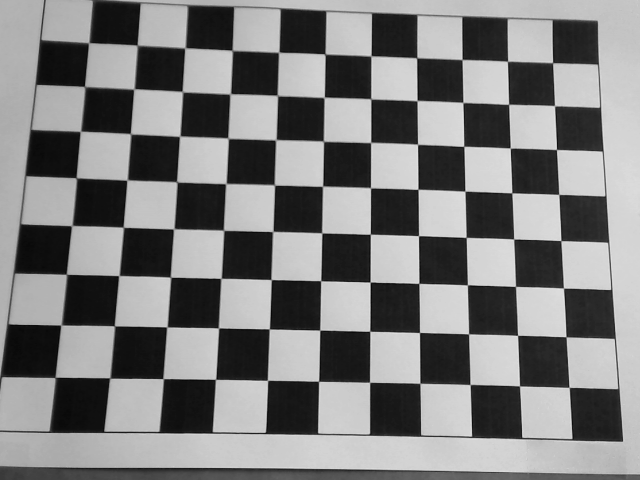
#> input picture mire_1.png, 640 x 480 px
$ python random_mesures_calibrage.py
#> lines starting #> are read from the running program, lines starting #| are printed output that depends on the picture; long printed decimals are rounded
import random

def multiple_mesures_calibrage_rand(n_mesures):
#> called with n_mesures = 176
    import numpy as np
    import cv2
    from matplotlib import pyplot as plt

    images = [cv2.imread("../mire_1.png"), cv2.imread("../mire_2.png")]
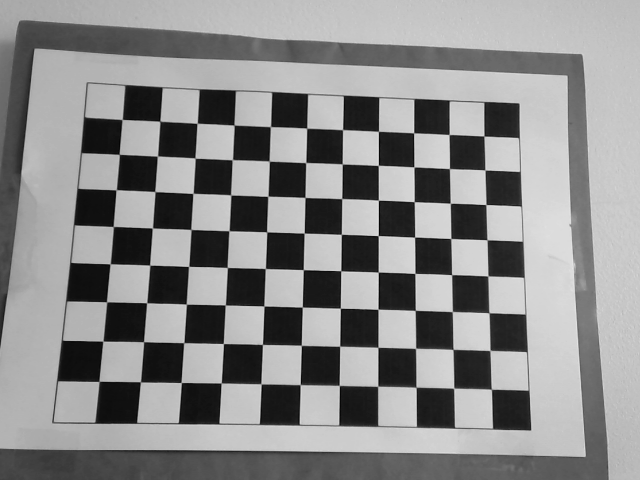
#> input picture mire_2.png, 640 x 480 px
    ny = 11
    nx = 8
    coord_px = []
    for image in images:
        ret, corners = cv2.findChessboardCorners(image, (ny, nx))
        corners_fliped = np.fliplr(np.flip(np.squeeze(corners)))
        coord_px.append(corners_fliped)
        cv2.drawChessboardCorners(image, (ny, nx), corners_fliped, ret)
#> this loop made 2 passes
#> ret on passes 1 to 2: True, True
#> after the loop, coord_px = 2 point arrays, longest 88 points

    coord_px = np.concatenate((coord_px[0], coord_px[1]))
#> coord_px = 176 pairs, first value 54.96 to 569.2, second value 42.74 to 389.1

    ecart_corners_y = np.linspace(0, 20*nx - 20, nx)
    ecart_corners_x = np.linspace(0, 20*ny - 20, ny)
    ecart_corners_z_picture_1 = np.linspace(0, 0, ny)
    ecart_corners_z_picture_2 = np.linspace(100, 100, ny)

    xv, yv = np.meshgrid(ecart_corners_x, ecart_corners_y)
    zv_1, yv = np.meshgrid(ecart_corners_z_picture_1, ecart_corners_y)
    zv_2, yv = np.meshgrid(ecart_corners_z_picture_2, ecart_corners_y)

    coord_mm = np.stack((xv, yv, zv_1), axis=2)
    coord_mm = np.concatenate((coord_mm, np.stack((xv, yv, zv_2), axis=2)), axis=0)
    coord_mm = coord_mm.reshape(176, 3)

    f = 4

    i2, i1 = images[0].shape[0]/2, images[0].shape[1]/2
#> i2 = 240; i1 = 320

    u_1_tilde = coord_px[:,0] - i1
#> u_1_tilde = 176 values, max 249.2 at index 87, min -265 at index 77, mean -9.17
    u_2_tilde = coord_px[:,1] - i2
#> u_2_tilde = 176 values, max 149.1 at index 175, min -197.3 at index 0, mean -6.69

    lignes = 176
    mesures_index = random.sample(range(lignes), n_mesures)

    A = np.zeros((n_mesures, 7))
    U1 = [u_1_tilde[index] for index in mesures_index]
#> U1 = 176 values, max 249.2 at index 129, min -265 at index 7, mean -9.17

    for i, val in enumerate(mesures_index):
        A[i] = np.array([u_2_tilde[val]*coord_mm[val,0], u_2_tilde[val]*coord_mm[val,1], u_2_tilde[val]*coord_mm[val,2], u_2_tilde[val],
                        -u_1_tilde[val]*coord_mm[val,0], -u_1_tilde[val]*coord_mm[val,1], -u_1_tilde[val]*coord_mm[val,2]])

    L = np.linalg.pinv(A.T @ A) @ A.T @ U1
#> L = [-0.0119, 0.000232, 0.00115, 1.17, -0.000384, -0.0116, -0.00222]

    o_2_c_abs = 1/(np.sqrt(L[4]**2+L[5]**2+L[6]**2))
#> o_2_c_abs = 84.63
    o_2_c = - o_2_c_abs
#> o_2_c = -84.63
    beta = o_2_c_abs * np.sqrt(L[0]**2+L[1]**2+L[2]**2)
#> beta = 1.01
    o_1_c = L[3] * o_2_c / beta
#> o_1_c = -97.53
    r11 = L[0] * o_2_c / beta
#> r11 = 0.995
    r12 = L[1] * o_2_c / beta
#> r12 = -0.0194
    r13 = L[2] * o_2_c / beta
#> r13 = -0.0963
    r21 = L[4] * o_2_c
#> r21 = 0.0325
    r22 = L[5] * o_2_c
#> r22 = 0.982
    r23 = L[6] * o_2_c
#> r23 = 0.188

    R1 = np.array([r11, r12, r13])
#> R1 = [0.995, -0.0194, -0.0963]
    R2 = np.array([r21, r22, r23])
#> R2 = [0.0325, 0.982, 0.188]
    R3 = np.cross(R1, R2)
#> R3 = [0.0909, -0.191, 0.977]
    r31, r32, r33 = R3[0], R3[1], R3[2]
#> r31 = 0.0909; r32 = -0.191; r33 = 0.977

    phi = - np.arctan(r23/r33)
#> phi = -0.19
    gamma = - np.arctan(r12/r11)
#> gamma = 0.0195
    omega = np.arctan(r13/(-r23*np.sin(phi)+r33*np.cos(phi)))
#> omega = -0.0964

    B = np.zeros((n_mesures, 2))
    R = np.zeros((n_mesures, 1))
    for i, val in enumerate(mesures_index):
        R[i] = -u_2_tilde[val] * (r31*coord_mm[val, 0]+r32*coord_mm[val, 1]+r33*coord_mm[val, 2])
        B[i] = np.array([u_2_tilde[val], -(r21*coord_mm[val, 0] + r22*coord_mm[val, 1] + r23*coord_mm[val, 2] + o_2_c)])
#> after the loop, B = 176 pairs, first value -197.3 to 149.1, second value -78.12 to 84.63; R = 176 values, max 12060.7 at index 0, min -13309.9 at index 138, mean 116.3

    F = np.squeeze(np.linalg.pinv(B.T @ B) @ B.T @ R)
#> F = [340.1, 805.5]
    o_3_c = F[0]
#> o_3_c = 340.1
    f2 = F[1]
#> f2 = 805.5

    s2 = f/f2
#> s2 = 0.00497
    s1 = s2 / beta
#> s1 = 0.0049
    print(s1)
#| 0.004896
    print(s2)
#| 0.004966

    M_int = np.array(
        [[f/s1, 0, i1, 0],
        [0, f/s2, i2, 0],
        [0, 0, 1, 0]]
    )
#> M_int = [[817, 0, 320, 0], [0, 805.5, 240, 0], [0, 0, 1, 0]]
    M_ext = np.array(
        [[r11, r12, r13, o_1_c],
        [r21, r22, r23, o_2_c],
        [r31, r32, r33, o_3_c],
        [0, 0, 0, 1]]
    )
#> M_ext = [[0.995, -0.0194, -0.0963, -97.53], [0.0325, 0.982, 0.188, -84.63], [0.0909, -0.191, 0.977, 340.1], [0, 0, 0, 1]]
    M = M_int @ M_ext
#> M = [[842.1, -76.79, 234.1, 29147.7], [48.01, 745, 386.3, 13448.2], [0.0909, -0.191, 0.977, 340.1]]

    im = plt.imread("../mire_1.png")
    fig, ax = plt.subplots()
    U = np.ndarray((int(lignes/2),1))
    V = np.ndarray((int(lignes/2),1))
    for i in range(int(lignes/2)):
        alpha_U = M @ np.append(coord_mm[i, :], 1)
        alpha = alpha_U[2]
        U[i] = alpha_U[0] / alpha
        V[i] = alpha_U[1] / alpha
#> this loop made 88 passes
#> (alpha_U, alpha) on passes 1 to 12: ([29147.7, 13448.2, 340.1], 340.1), ([45989.4, 14408.4, 341.9], 341.9), ([62831, 15368.6, 343.7], 343.7), ([79672.7, 16328.7, 345.5], 345.5), ([96514.3, 17288.9, 347.4], 347.4), ([113355.9, 18249.1, 349.2], 349.2), ([130197.6, 19209.3, 351], 351), ([147039.2, 20169.4, 352.8], 352.8), ([163880.9, 21129.6, 354.6], 354.6), ([180722.5, 22089.8, 356.4], 356.4), ([197564.2, 23050, 358.3], 358.3), ([27612, 28347.3, 336.3], 336.3)
#> after the loop, U = 88 values, max 563.4 at index 87, min 58.7 at index 77, mean 318.8; V = 88 values from 39.54 to 384

    U = np.squeeze(U)
    V = np.squeeze(V)
    plt.plot(U, V, 's')
    plt.imshow(im)
    plt.savefig(f"../test_mesures_calibrage/calibrage_mire1_{n_mesures}_mesures_random.png")
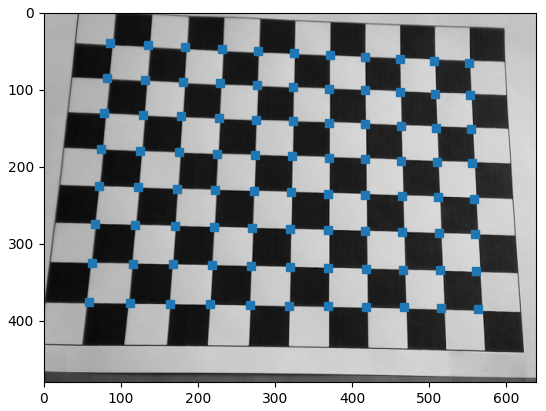
#> figure drawn by matplotlib, 1 panel

n_mesures = 176
print(f"Nombre de mesures random : {n_mesures}")
multiple_mesures_calibrage_rand(n_mesures)
